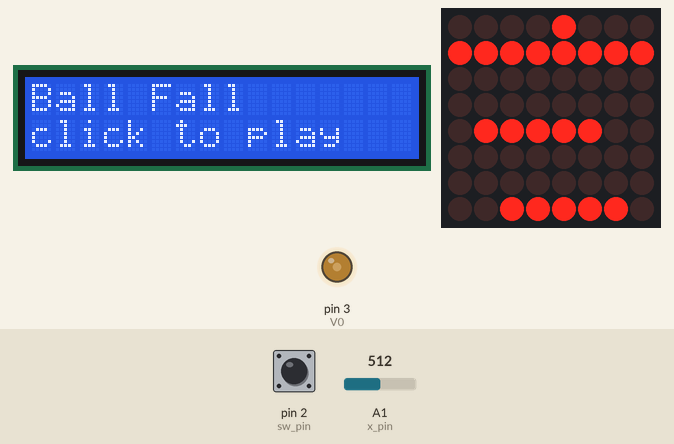
This sketch was run on a simulated Arduino Uno, built with avr-gcc and run on an emulated ATmega328P. On the bench: 16×2 character LCD, 8×8 LED matrix, output pins drawn as LEDs (lit = HIGH). The inputs (shaded band) are chosen by the test bench; at power-on: pin 2 (sw_pin) HIGH, A1 (x_pin) = 512. Random numbers use the default seed unless the sketch sets one.

Above: at 1.2 s.
1.3 s: pin 2 (sw_pin) pulled LOW for 0.15 s
At 1.7 s:
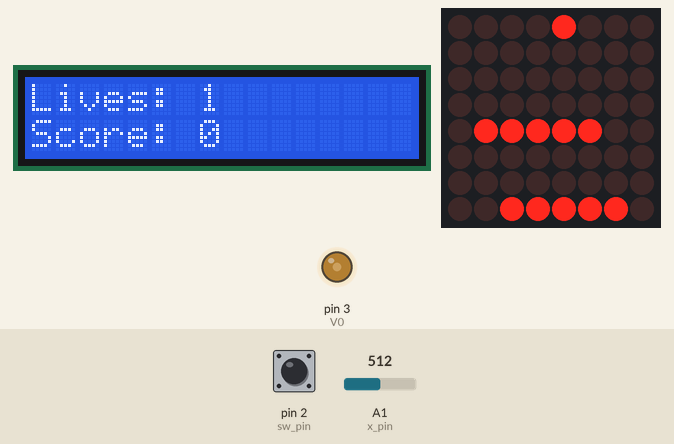
2.0 s: A1 (x_pin) set to 556
4.3 s: A1 (x_pin) set to 583
At 5.7 s:
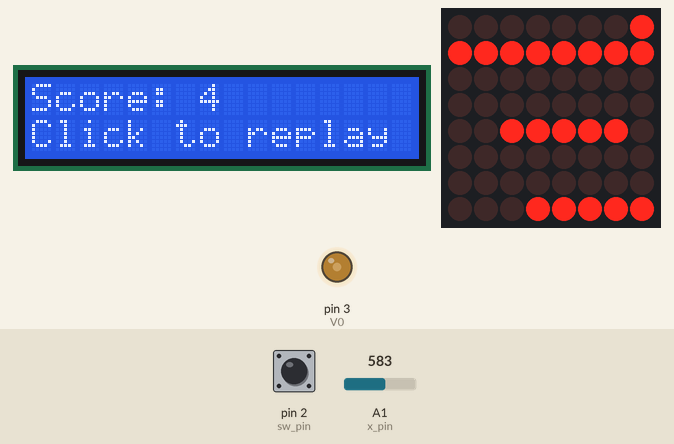
6.0 s: pin 2 (sw_pin) pulled LOW for 1 s
At 7.25 s:
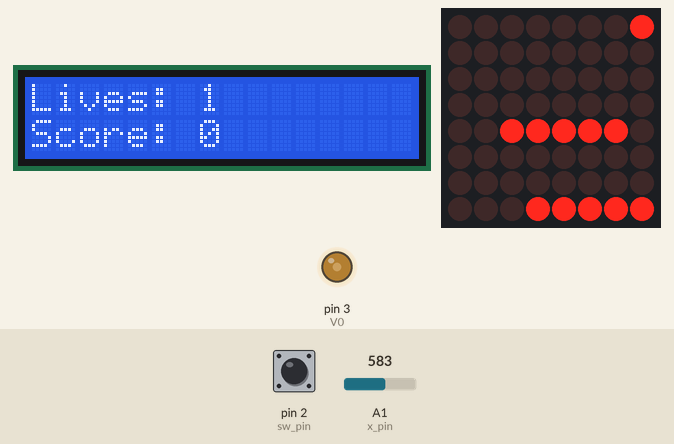
7.6 s: A1 (x_pin) set to 306
At 8.15 s:
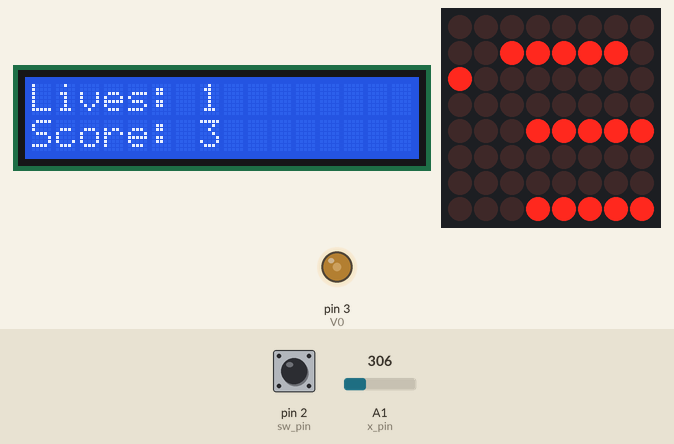
9.4 s: A1 (x_pin) set to 610
At 13.21 s:
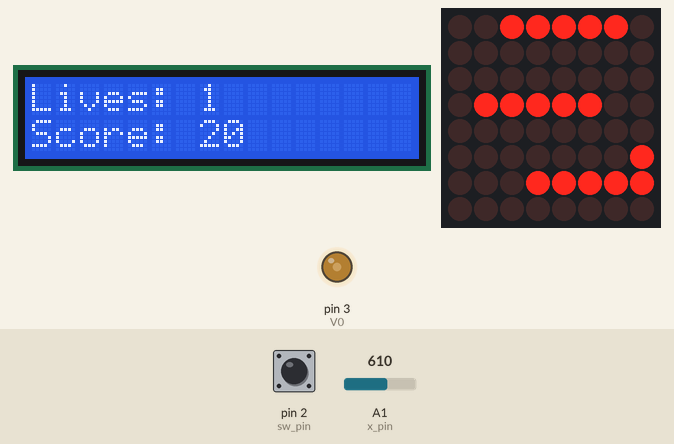
Timing chart, 0 to 13.9 s (numbered marks = the images above; inputs shaded):
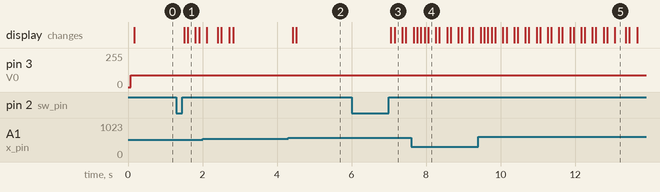

Measured:
- the behaviour switches between 573 and 574 on A1 (x_pin) (found by bisection; images 1 and 2)
- after the input at 1.3 s, the display: first changes after 0.21 s (image 1 shows a later state)
- after the input at 4.3 s, the display: first changes after 0.12 s (image 2 shows a later state)
- after the input at 6.0 s, the display: first changes after 1.1 s (image 3 shows a later state)

The sketch:

ball_fall.ino
```cpp
#include "LedControl.h"
#include "ball_fall.h"
#include "lifecycle_manager.h"
#include <LiquidCrystal.h>
#include "EventManager.h"

#define REFRESH_RATE 100
#define MOVE_RATE 50
#define DROP_RATE 300
int UP_RATE = 300;

// Joystick pins
const int sw_pin = 2;
const int x_pin = 1;
const int y_pin = 0;

// LCD pins
const int RS = 13;
const int EN = 9;
const int D4 = 5;
const int D5 = 4;
const int D6 = 1;
const int D7 = 0;
const int V0 = 3;

EventManager eventManager;
lifecycle_manager manager;
LedControl lc = LedControl(12, 11, 10, 1);
ball_fall game;
LiquidCrystal lcd(RS, EN, D4, D5, D6, D7);

void show(lifecycle_manager& mgr, long int time);
void drop(lifecycle_manager& mgr, long int time);
void up(lifecycle_manager& mgr, long int time);
void move_ball(lifecycle_manager& mgr, long int time);
void set_game();

enum game_state {
    INTRO, PLAYING, OVER
} current_state;

void print_intro_message() {
//    Serial.println("print intro");
    lcd.clear();
    lcd.setCursor(0, 0);
    lcd.print("Ball Fall");
    lcd.setCursor(0, 1);
    lcd.print("click to play");
}

void print_playing_message(height_type score, int lives) {
//    Serial.println("print play");
    lcd.clear();
    lcd.setCursor(0, 0);
    lcd.print("Lives: ");
    lcd.setCursor(7, 0);
    lcd.print(lives);
    lcd.setCursor(0, 1);
    lcd.print("Score: ");
    lcd.setCursor(7, 1);
    lcd.print(score);
}

void print_over_message(height_type score) {
//    Serial.println("print over");
    lcd.clear();
    lcd.setCursor(0, 0);
    lcd.print("Score: ");
    lcd.setCursor(7, 0);
    lcd.print(score);
    lcd.setCursor(0, 1);
    lcd.print("Click to replay");
}

void go_to_intro() {
//    Serial.println("go to intro");
    print_intro_message();
    current_state = INTRO;
    manager.clear();
    game.reset();
    long int current_time = millis();
    manager.register_function(show, current_time + REFRESH_RATE);
    manager.register_function(move_ball, current_time + MOVE_RATE);
}

void go_to_playing() {
//    Serial.println("go to play");
    print_playing_message(game.get_score(), game.get_lifes());
    current_state = PLAYING;
    set_game();
    game.start_game();
}

void go_to_over() {
//    Serial.println("go to over");
    current_state = OVER;
    height_type score = game.get_score();
    print_over_message(score);
    game.reset();
    manager.clear();
    long int current_time = millis();
    manager.register_function(show, current_time + REFRESH_RATE);
    manager.register_function(move_ball, current_time + MOVE_RATE);
}

void set_game() {
    manager.clear();
    long int current_time = millis();
    manager.register_function(drop, current_time + DROP_RATE);
    manager.register_function(show, current_time + REFRESH_RATE);
    manager.register_function(move_ball, current_time + MOVE_RATE);
    manager.register_function(up, current_time + UP_RATE);
}

int get_random(int min, int max) {
    return random(min, max);
}

int map_joystick_value(int value) {
    if (value > 600) return 1;
    if (value < 450) return -1;
    return 0;
}

void print_matrix() {
    char screen[DISPLAY_HEIGHT];
    game.print(screen);

    for (char i = 0; i < DISPLAY_HEIGHT; i++) {
        lc.setRow(0, i, screen[i]);
    }
}

void show(lifecycle_manager& mgr, long int time) {
    print_matrix();
    mgr.register_function(show, time + REFRESH_RATE);
}

void drop(lifecycle_manager& mgr, long int time) {
    height_type score = game.drop_ball();
    print_playing_message(score, game.get_lifes());

    if (score % 40 == 0 && UP_RATE > 210) UP_RATE -= 10;
    if (score % 120 == 0) game.add_life();

    mgr.register_function(drop, time + DROP_RATE);
}

void up(lifecycle_manager& mgr, long int time) {
    int keep_playing = game.pads_up();
//    Serial.println(keep_playing);
    if (!keep_playing) eventManager.queueEvent(EventManager::kEventUser0, 2);
    mgr.register_function(up, time + UP_RATE);
}

void move_ball(lifecycle_manager& mgr, long int time) {
    char direction = (char) map_joystick_value(1023 - analogRead(x_pin));
    game.move_ball(direction);
    mgr.register_function(move_ball, time + MOVE_RATE);
}

bool is_button_pressed(int button_pin) {
    static int lastButtonState = LOW;
    static int buttonState;
    static long int lastDebounceTime = 0;
    static long int debounceDelay = 50;

    int reading = digitalRead(button_pin);

    bool isPressed = false;

    if (reading != lastButtonState) {
        lastDebounceTime = millis();
    }

    if ((millis() - lastDebounceTime) > debounceDelay) {
        if (reading != buttonState) {
            buttonState = reading;

            if (buttonState == HIGH) {
                isPressed = true;
            }
        }
    }

    lastButtonState = reading;
    return isPressed;
}

void button_listener(int event_code, int event_param) {
    if (current_state == INTRO) go_to_playing();
    if (current_state == OVER) go_to_playing();
}

void over_listener(int event_code, int event_param) {
    if (current_state == PLAYING) go_to_over();
}

void setup() {
    // put your setup code here, to run once:
    lc.setIntensity(0, 8);
    lc.shutdown(0, false);

    lcd.begin(16, 2);

    pinMode(V0, OUTPUT);

    eventManager.addListener(EventManager::kEventKeyPress, button_listener);
    eventManager.addListener(EventManager::kEventUser0, over_listener);

    randomSeed(analogRead(0));

    go_to_intro();

    pinMode(sw_pin, INPUT);
    digitalWrite(sw_pin, HIGH);
}

int btn_times = 0;

void loop() {
    // constantly power the display
    analogWrite(V0, 90);

    eventManager.processEvent();
    manager.execute(millis());

    if (is_button_pressed(sw_pin)) {
        btn_times += 1;
        if (btn_times > 1) {
            eventManager.queueEvent(EventManager::kEventKeyPress, 0);
        }
    }
}
```

ball_fall.cpp
```cpp
//
// Created by lucian on 03.12.2017.
//

#include "ball_fall.h"


void ball_fall::view_point::print_matrix(char (*screen)[8], const ball_fall::ball &ball, const ball_fall::pad* pads) const {
    for (char i = 0; i < DISPLAY_HEIGHT; i++) {
        for (char j = 0; j < DISPLAY_WIDTH; j++) {
            screen[i][j] = 0;
        }
    }

    for (char i = 0; i < PADS_NUM; i++) {
        height_type pad_y = pads[i].y - this->y;
        if (pad_y < 0 || pad_y >= DISPLAY_HEIGHT) continue;
        for (char j = 0; j < pads[i].length && j < DISPLAY_WIDTH; j++) {
            screen[pad_y][j + pads[i].x] = 1;
        }
    }
    screen[ball.y - this->y][ball.x - this->x] = 1;
}

void ball_fall::view_point::print(char *screen, const ball_fall::ball &ball, ball_fall::pad pads[]) {
    char helper_screen[DISPLAY_HEIGHT][DISPLAY_WIDTH];
    print_matrix(helper_screen, ball, pads);

    for(char i = 0; i < DISPLAY_HEIGHT; i++) {
        screen[i] = 0;
        for (char j = 0; j < DISPLAY_WIDTH; j++) {
            if (helper_screen[i][j] == 1) {
                screen[i] = (char)(screen[i] | (1 << j));
            }
        }
    }
}

void ball_fall::attach_ball() {
    player_ball.current_pad = nullptr;
    for (auto &current_pad : pads) {
        if (current_pad.y == player_ball.y + 1 && current_pad.left() <= player_ball.x && player_ball.x <= current_pad.right()) {
            player_ball.current_pad = &current_pad;
            return;
        }
    }
}

ball_fall::pad ball_fall::generate_pad(height_type &lph) {
    lph = lph + PAD_SPACING + 1;

    return {(char) get_random(0, DISPLAY_WIDTH - PAD_WIDTH), lph, PAD_WIDTH};
}

void ball_fall::init_pads() {
    height_type pad_1_h = BALL_INIT_POS_Y + 1;
    pads[0] = pad(0, pad_1_h, DISPLAY_WIDTH);
    last_pad_height = pad_1_h;

    for (int i = 1; i < PADS_NUM; i++) {
        pads[i] = generate_pad(last_pad_height);
    }
}

void ball_fall::move_ball(char direction) {
    direction = (char) (direction < 0 ? -1 : direction == 0 ? 0 : 1);
    char new_x = player_ball.x + direction;
    if (new_x >= 0 && new_x < DISPLAY_WIDTH) player_ball.x = new_x;
    attach_ball();
}

height_type ball_fall::drop_ball() {
    this -> score += 1;
    if (player_ball.current_pad == nullptr) {
        player_ball.y += 1;
        attach_ball();
        if (player_ball.y - current_view_point.y == DISPLAY_HEIGHT - 1) current_view_point.y += 1;
    }
    return score;
}

bool ball_fall::pads_up() {
    if (player_ball.current_pad != nullptr && player_ball.current_pad->y <= current_view_point.y + 1) {
        lifes--;
        if (lifes <= 0) return false;
        player_ball.y += 4;
        attach_ball();
        return true;
    }

    for (char i = 0; i < PADS_NUM; i++) {
        if (pads[i].y <= current_view_point.y) {
            pads[i] = generate_pad(last_pad_height);
            continue;
        }
        pads[i].y -= 1;
    }

    if (player_ball.current_pad != nullptr) {
        player_ball.y = player_ball.current_pad->y - 1;
    }

    last_pad_height--;
    return true;
}

void ball_fall::start_game() {
    pads[0] = generate_pad(last_pad_height);
    attach_ball();
}

void ball_fall::print_matrix(char (*screen)[8]) const {
    current_view_point.print_matrix(screen, player_ball, pads);
}

void ball_fall::print(char *screen) {
    current_view_point.print(screen, player_ball, pads);
}

ball_fall::ball_fall() : last_pad_height(0),
                         player_ball(BALL_INIT_POS_X, BALL_INIT_POS_Y),
                         current_view_point(OFFSET_SCREEN_X, -OFFSET_SCREEN_Y) {
    reset();
}

void ball_fall::reset() {
    current_view_point.x = OFFSET_SCREEN_X;
    current_view_point.y = -OFFSET_SCREEN_Y;

    player_ball.x = BALL_INIT_POS_X;
    player_ball.y = BALL_INIT_POS_Y;

    score = 0;
    lifes = 1;

    init_pads();
    attach_ball();
}

void ball_fall::add_life() {
    this->lifes += 1;
}

int ball_fall::get_lifes() {
    return this->lifes;
}
```

ball_fall.h
```cpp
//
// Created by lucian on 03.12.2017.
//

#ifndef BALLFALL_V2_BALLFALL_H
#define BALLFALL_V2_BALLFALL_H

#define DISPLAY_WIDTH 8
#define DISPLAY_HEIGHT 8
#define PADS_NUM 3

#define BALL_INIT_POS_X 3
#define BALL_INIT_POS_Y 0

#define OFFSET_SCREEN_X 0
#define OFFSET_SCREEN_Y 0

#define PAD_WIDTH 5
#define PAD_SPACING 2

int get_random(int min, int max);

typedef unsigned long int height_type;

class ball_fall {

    int lifes = 1;
    height_type score = 0;

    struct pad {
        char x;
        height_type y;
        char length;

        pad() : x(0), y(0), length(0) {}

        pad(char x, height_type y, char length) : x(x), y(y), length(length) {}

        char left() {
            return x;
        }

        char right() {
            return (char) (x + length - 1);
        }
    };

    struct ball {
        char x;
        height_type y;
        pad* current_pad;
        ball(char x, height_type y) : x(x), y(y), current_pad(nullptr) {}
    } player_ball;

    struct view_point {
        char x;
        height_type y;
        char width;
        char height;
        view_point(char x, height_type y) : x(x), y(y), width(DISPLAY_WIDTH), height(DISPLAY_HEIGHT) {}

        void print_matrix(char (*screen)[8], const ball &ball, const pad* pads) const;

        void print(char screen[DISPLAY_HEIGHT], const ball &ball, pad pads[]);
    } current_view_point;

    pad pads[PADS_NUM];

    height_type last_pad_height;

    void attach_ball();

    pad generate_pad(height_type &lph);

    void init_pads();

public:
    ball_fall();

    void move_ball(char direction);

    height_type drop_ball();

    bool pads_up();

    void start_game();

    void reset();

    void print_matrix(char (*screen)[8]) const;

    void add_life();

    int get_lifes();

    void print(char screen[DISPLAY_HEIGHT]);

    height_type get_score() { return score; }
};


#endif //BALLFALL_V2_BALLFALL_H
```

heap.h
```cpp
//
// Created by lucian on 02.12.2017.
//

#ifndef HEAP_HEAP_H
#define HEAP_HEAP_H

typedef long int key_type;

template <typename T, int CAPACITY>
class heap {

    struct Node {
        T value;
        key_type key;

        Node(T value, key_type key) : value(value), key(key) {}
    };

    int capacity;
    int size;
    Node* heap_queue[CAPACITY];

    bool (*comp)(key_type n1, key_type n2);

    void swap(Node* &n1, Node* &n2) {
        Node* temp = n1;
        n1 = n2;
        n2 = temp;
    }

    int position_check(int position) {
        if (position < 0) return 0;
        if (position >= capacity) return capacity - 1;
        return position;
    }

    int left(int i) {
        return position_check(2 * i + 1);
    }

    int right(int i) {
        return position_check(2 * i + 2);
    }

    int parent(int i) {
        return position_check((i - 1) / 2);
    }

    void heapify_down(int position) {
        if (position >= size) return;

        int l = left(position);
        int r = right(position);

        int pos = heap_queue[l] != nullptr && comp(heap_queue[l]->key, heap_queue[position]->key) ? l : position;
        pos = heap_queue[r] != nullptr && comp(heap_queue[r]->key, heap_queue[pos]->key) ? r : pos;

        if (pos != position) {
            swap(heap_queue[position], heap_queue[pos]);
            heapify_down(pos);
        }
    }

    void heapify_up(int position) {
        int p = parent(position);

        if (p == position) return;

        if (comp(heap_queue[position]->key, heap_queue[p]->key)) {
            swap(heap_queue[p], heap_queue[position]);
            heapify_up(p);
        }
    }

public:

    explicit heap(bool (*compFunc)(key_type , key_type)) : size(0), comp(compFunc), capacity(CAPACITY) {
        for (int i = 0; i < capacity; i++) {
            heap_queue[i] = nullptr;
        }
    }

    int get_capacity() const {
        return capacity;
    }

    int get_size() const {
        return size;
    }

    Node** get_array() {
        return heap_queue;
    }

    bool insert(T el, key_type priority) {
        if (size >= capacity) return false;
        heap_queue[size++] = new Node(el, priority);
        heapify_up(size - 1);
        return true;
    }

    bool get_first(T &resp) {
        if (size == 0) return false;
        resp = heap_queue[0]->value;
        return true;
    }

    bool get_first_priority(key_type &priority) {
        if (size == 0) return false;
        priority = heap_queue[0]->key;
        return true;
    }

    bool remove_first(T &resp) {
        if (!get_first(resp)) return false;
        return remove_first();
    }

    bool remove_first() {
        if (size == 0) return false;
        swap(heap_queue[0], heap_queue[size - 1]);
        delete heap_queue[size - 1];
        heap_queue[size - 1] = nullptr;
        size--;
        heapify_down(0);
        return true;
    }

    virtual ~heap() {
        while (remove_first()) {
            // the remove_first function does all the job, so the loop can remain empty
        }
    }
};


#endif //HEAP_HEAP_H
```

lifecycle_manager.cpp
```cpp
//
// Created by lucian on 02.12.2017.
//

#include "lifecycle_manager.h"


lifecycle_manager::lifecycle_manager() : queue([](key_type n1, key_type n2) -> bool { return n1 < n2; }) {}

void lifecycle_manager::register_function(action func, key_type exec_time) {
    queue.insert(func, exec_time);
}

void lifecycle_manager::execute(key_type up_to) {
    key_type top_priority;

    while (queue.get_first_priority(top_priority) && top_priority <= up_to) {
        action a;
        if (queue.remove_first(a)) {
            a(*this, top_priority);
        }
    }
}
```

lifecycle_manager.h
```cpp
//
// Created by lucian on 02.12.2017.
//

#ifndef LIFECYCLEMANAGER_LIFECYCLEMANAGER_H
#define LIFECYCLEMANAGER_LIFECYCLEMANAGER_H

#include "heap.h"

#define EVENT_COUNT 20

class lifecycle_manager;

typedef void (*action)(lifecycle_manager&, key_type);

class lifecycle_manager {
    heap<action, EVENT_COUNT> queue;

public:
    lifecycle_manager();

    void register_function(action func, key_type exec_time);

    void execute(key_type up_to);

    int size() {
        return queue.get_size();
    }

    void clear() {
        while (queue.remove_first()) {
            // remove_first() does all the job.
        }
    }
};


#endif //LIFECYCLEMANAGER_LIFECYCLEMANAGER_H
```

Source omitted: EventManager.cpp (16919 bytes), EventManager.h (14169 bytes)
